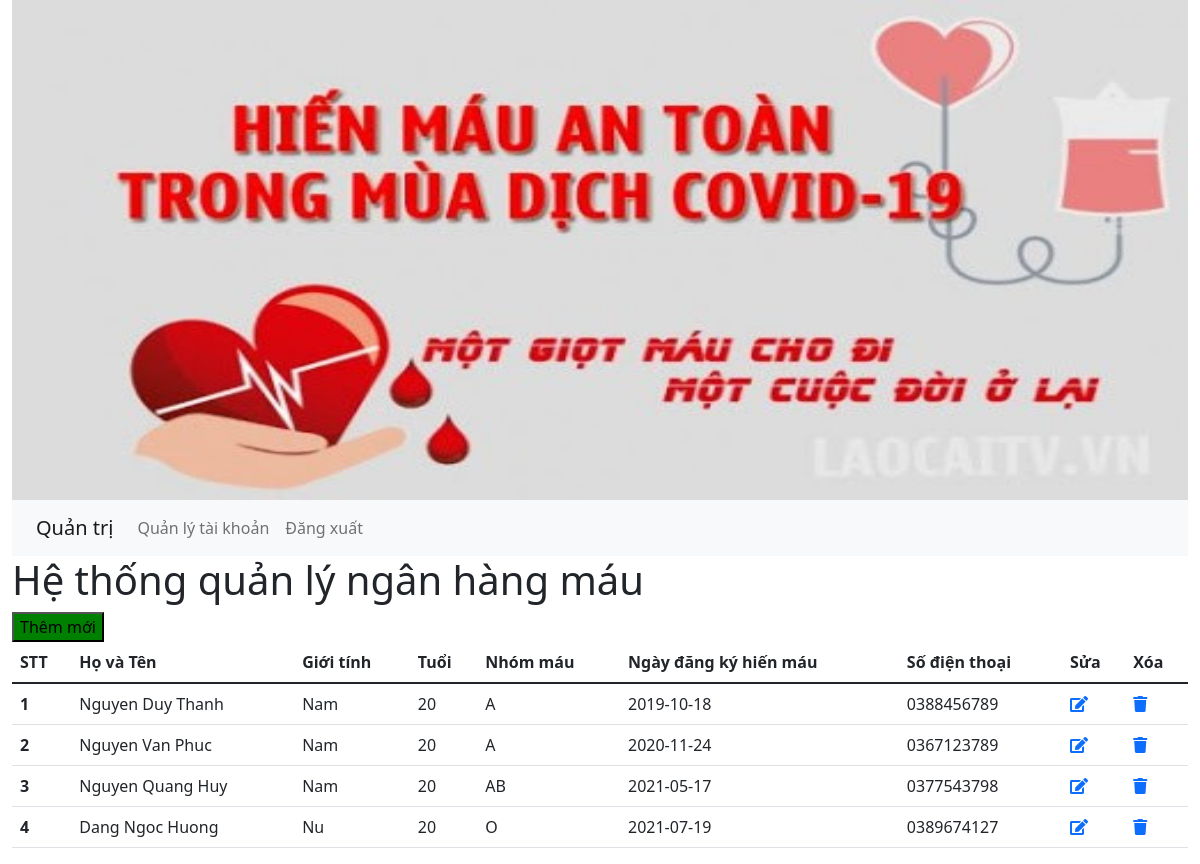
The page / on the database its author committed.
### tables this page shows
CREATE TABLE `blood_donor` (
  `bd_id` int(10) NOT NULL,
  `bd_name` varchar(30) NOT NULL,
  `bd_sex` varchar(5) NOT NULL,
  `bd_age` int(3) NOT NULL,
  `bd_bgroup` varchar(3) NOT NULL,
  `bd_reg_date` date NOT NULL,
  `bd_phno` varchar(15) NOT NULL
);

### src/index.php (the view, shortened to what this page needs)
<!doctype html>
<html lang="en">
  <head>
    <link href="https://cdn.jsdelivr.net/npm/bootstrap@5.1.3/dist/css/bootstrap.min.css" rel="stylesheet">
    <link rel="stylesheet" href="https://use.fontawesome.com/releases/v5.8.2/css/all.css">
  </head>
  <body>
  <div class="container-fluid">
        <div class="row header">
            <div class="col-md-12">
                <img src="images/hm.jpg" style="width:100%; height: 500px" alt="" class="img-fluid">
            </div>
        </div>
        <div class="row nav-menu">
            <div class="col-md-12">
                <nav class="navbar navbar-expand-lg navbar-light bg-light">
                    <div class="container-fluid">
                        <a class="navbar-brand" href="#">Quản trị</a>
                        <div class="collapse navbar-collapse" id="navbarNav">
                        <ul class="navbar-nav">
                            <li class="nav-item">
                            <a class="nav-link" href="#">Quản lý tài khoản</a>
                            </li>
                            <li class="nav-item">
                            <a class="nav-link" href="#">Đăng xuất</a>
                            </li>
                        </ul>
                        </div>
                    </div>
                </nav>
            </div>
        </div>
        <div class="row">
            <div class="col-md-12 ">
                <h1>Hệ thống quản lý ngân hàng máu</h1>
                <div class="button">
                    <button type="submit" style="background-color: green"; >Thêm mới
                    </button>
                </div>
                <table class="table">
                    <thead>
                        <tr>
                            <th scope="col">STT</th>
                            <th scope="col">Họ và Tên</th>
                            <th scope="col">Giới tính</th>
                            <th scope="col">Tuổi</th>
                            <th scope="col">Nhóm máu</th>
                            <th scope="col">Ngày đăng ký hiến máu</th>
                            <th scope="col">Số điện thoại</th>
                            <th scope="col">Sửa</th>
                            <th scope="col">Xóa</th>
                        </tr>
                    </thead>
                    <tbody>
                        <?php
                            $conn = mysqli_connect('localhost','root','','nhm');
                            $sql = "SELECT bd_name, bd_sex, bd_age, bd_bgroup, bd_reg_date, bd_phno FROM blood_donor";
                            $result = mysqli_query($conn,$sql);
                            if(mysqli_num_rows($result)>0){
                                $i=1;
                                while($row = mysqli_fetch_assoc($result)){
                            ?>
                                    <tr>
                                        <th scope="row"><?php echo $i; ?></th>
                                        <td><?php echo $row['bd_name']; ?></td>
                                        <td><?php echo $row['bd_sex']; ?></td>
                                        <td><?php echo $row['bd_age']; ?></td>
                                        <td><?php echo $row['bd_bgroup']; ?></td>
                                        <td><?php echo $row['bd_reg_date']; ?></td>
                                        <td><?php echo $row['bd_phno']; ?></td>
                                        <td><a href="src/edit.php?bg_id=<?php echo $row['bg_id']; ?>"><i class="fas fa-edit"></i></a></td>
                                        <td><a href="src/delete.php?bg_id=<?php echo $row['bg_id']; ?>"><i class="fas fa-trash"></i></a></td>
                                    </tr>
                        <?php
                                $i++;
                                }
                            }
                        ?>
                    </tbody>
                </table>
            </div>
        </div>
    </div>
  </body>
</html>

### rows shown on the page
blood_donor: bd_name "Nguyen Duy Thanh", bd_sex "Nam", bd_age "20", bd_bgroup "A", bd_reg_date "2019-10-18", bd_phno "0388456789"
blood_donor: bd_name "Nguyen Van Phuc", bd_sex "Nam", bd_age "20", bd_bgroup "A", bd_reg_date "2020-11-24", bd_phno "0367123789"
blood_donor: bd_name "Nguyen Quang Huy", bd_sex "Nam", bd_age "20", bd_bgroup "AB", bd_reg_date "2021-05-17", bd_phno "0377543798"
blood_donor: bd_name "Dang Ngoc Huong", bd_sex "Nu", bd_age "20", bd_bgroup "O", bd_reg_date "2021-07-19", bd_phno "0389674127"
